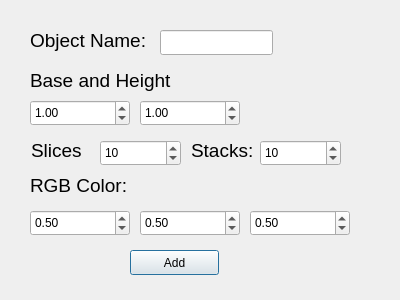
<?xml version="1.0" encoding="UTF-8"?>
<ui version="4.0">
 <class>addCylinder</class>
 <widget class="QDialog" name="addCylinder">
  <property name="geometry">
   <rect>
    <x>0</x>
    <y>0</y>
    <width>400</width>
    <height>300</height>
   </rect>
  </property>
  <property name="windowTitle">
   <string>Dialog</string>
  </property>
  <widget class="QDoubleSpinBox" name="slices">
   <property name="geometry">
    <rect>
     <x>100</x>
     <y>140</y>
     <width>81</width>
     <height>26</height>
    </rect>
   </property>
   <property name="decimals">
    <number>0</number>
   </property>
   <property name="minimum">
    <double>-9990.000000000000000</double>
   </property>
   <property name="maximum">
    <double>10000.000000000000000</double>
   </property>
   <property name="value">
    <double>10.000000000000000</double>
   </property>
  </widget>
  <widget class="QLabel" name="label_4">
   <property name="geometry">
    <rect>
     <x>30</x>
     <y>20</y>
     <width>141</width>
     <height>41</height>
    </rect>
   </property>
   <property name="font">
    <font>
     <pointsize>14</pointsize>
    </font>
   </property>
   <property name="text">
    <string>Object Name:</string>
   </property>
  </widget>
  <widget class="QDoubleSpinBox" name="stacks">
   <property name="geometry">
    <rect>
     <x>260</x>
     <y>140</y>
     <width>81</width>
     <height>26</height>
    </rect>
   </property>
   <property name="decimals">
    <number>0</number>
   </property>
   <property name="minimum">
    <double>-9990.000000000000000</double>
   </property>
   <property name="maximum">
    <double>10000.000000000000000</double>
   </property>
   <property name="value">
    <double>10.000000000000000</double>
   </property>
  </widget>
  <widget class="QPushButton" name="addCylinder_2">
   <property name="geometry">
    <rect>
     <x>130</x>
     <y>250</y>
     <width>89</width>
     <height>25</height>
    </rect>
   </property>
   <property name="text">
    <string>Add</string>
   </property>
  </widget>
  <widget class="QLabel" name="label_6">
   <property name="geometry">
    <rect>
     <x>31</x>
     <y>130</y>
     <width>51</width>
     <height>41</height>
    </rect>
   </property>
   <property name="font">
    <font>
     <pointsize>14</pointsize>
    </font>
   </property>
   <property name="text">
    <string>Slices:</string>
   </property>
  </widget>
  <widget class="QLabel" name="label_5">
   <property name="geometry">
    <rect>
     <x>191</x>
     <y>130</y>
     <width>71</width>
     <height>41</height>
    </rect>
   </property>
   <property name="font">
    <font>
     <pointsize>14</pointsize>
    </font>
   </property>
   <property name="text">
    <string>Stacks:</string>
   </property>
  </widget>
  <widget class="QDoubleSpinBox" name="R">
   <property name="geometry">
    <rect>
     <x>30</x>
     <y>210</y>
     <width>100</width>
     <height>26</height>
    </rect>
   </property>
   <property name="minimum">
    <double>0.000000000000000</double>
   </property>
   <property name="maximum">
    <double>1.000000000000000</double>
   </property>
   <property name="singleStep">
    <double>0.100000000000000</double>
   </property>
   <property name="value">
    <double>0.500000000000000</double>
   </property>
  </widget>
  <widget class="QDoubleSpinBox" name="G">
   <property name="geometry">
    <rect>
     <x>140</x>
     <y>210</y>
     <width>100</width>
     <height>26</height>
    </rect>
   </property>
   <property name="minimum">
    <double>0.000000000000000</double>
   </property>
   <property name="maximum">
    <double>1.000000000000000</double>
   </property>
   <property name="singleStep">
    <double>0.100000000000000</double>
   </property>
   <property name="value">
    <double>0.500000000000000</double>
   </property>
  </widget>
  <widget class="QLabel" name="label_3">
   <property name="geometry">
    <rect>
     <x>30</x>
     <y>170</y>
     <width>171</width>
     <height>31</height>
    </rect>
   </property>
   <property name="font">
    <font>
     <pointsize>14</pointsize>
    </font>
   </property>
   <property name="text">
    <string>RGB Color:</string>
   </property>
  </widget>
  <widget class="QLineEdit" name="id_input">
   <property name="geometry">
    <rect>
     <x>160</x>
     <y>30</y>
     <width>113</width>
     <height>25</height>
    </rect>
   </property>
  </widget>
  <widget class="QLabel" name="label_2">
   <property name="geometry">
    <rect>
     <x>30</x>
     <y>60</y>
     <width>151</width>
     <height>41</height>
    </rect>
   </property>
   <property name="font">
    <font>
     <pointsize>14</pointsize>
    </font>
   </property>
   <property name="text">
    <string>Base and Height</string>
   </property>
  </widget>
  <widget class="QDoubleSpinBox" name="base">
   <property name="geometry">
    <rect>
     <x>30</x>
     <y>100</y>
     <width>100</width>
     <height>26</height>
    </rect>
   </property>
   <property name="minimum">
    <double>-9990.000000000000000</double>
   </property>
   <property name="maximum">
    <double>9999.989999999999782</double>
   </property>
   <property name="value">
    <double>1.000000000000000</double>
   </property>
  </widget>
  <widget class="QDoubleSpinBox" name="height">
   <property name="geometry">
    <rect>
     <x>140</x>
     <y>100</y>
     <width>100</width>
     <height>26</height>
    </rect>
   </property>
   <property name="minimum">
    <double>-9990.000000000000000</double>
   </property>
   <property name="maximum">
    <double>9999.989999999999782</double>
   </property>
   <property name="value">
    <double>1.000000000000000</double>
   </property>
  </widget>
  <widget class="QDoubleSpinBox" name="B">
   <property name="geometry">
    <rect>
     <x>250</x>
     <y>210</y>
     <width>100</width>
     <height>26</height>
    </rect>
   </property>
   <property name="minimum">
    <double>0.000000000000000</double>
   </property>
   <property name="maximum">
    <double>1.000000000000000</double>
   </property>
   <property name="singleStep">
    <double>0.100000000000000</double>
   </property>
   <property name="value">
    <double>0.500000000000000</double>
   </property>
  </widget>
 </widget>
 <resources/>
 <connections/>
</ui>
